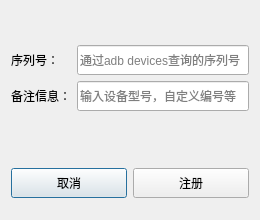
<?xml version="1.0" encoding="UTF-8"?>
<ui version="4.0">
 <class>diag_register_device</class>
 <widget class="QDialog" name="diag_register_device">
  <property name="geometry">
   <rect>
    <x>0</x>
    <y>0</y>
    <width>260</width>
    <height>220</height>
   </rect>
  </property>
  <property name="sizePolicy">
   <sizepolicy hsizetype="Fixed" vsizetype="Fixed">
    <horstretch>0</horstretch>
    <verstretch>0</verstretch>
   </sizepolicy>
  </property>
  <property name="minimumSize">
   <size>
    <width>260</width>
    <height>220</height>
   </size>
  </property>
  <property name="maximumSize">
   <size>
    <width>260</width>
    <height>220</height>
   </size>
  </property>
  <property name="windowTitle">
   <string>注册设备</string>
  </property>
  <layout class="QVBoxLayout" name="verticalLayout_3">
   <item>
    <layout class="QHBoxLayout" name="horizontalLayout">
     <property name="topMargin">
      <number>23</number>
     </property>
     <property name="bottomMargin">
      <number>40</number>
     </property>
     <item>
      <layout class="QVBoxLayout" name="verticalLayout_2">
       <item>
        <widget class="QLabel" name="name_label">
         <property name="text">
          <string>序列号：</string>
         </property>
        </widget>
       </item>
       <item>
        <widget class="QLabel" name="cmd_label">
         <property name="text">
          <string>备注信息：</string>
         </property>
        </widget>
       </item>
      </layout>
     </item>
     <item>
      <layout class="QVBoxLayout" name="verticalLayout">
       <item>
        <widget class="QLineEdit" name="diag_input_serial">
         <property name="minimumSize">
          <size>
           <width>0</width>
           <height>30</height>
          </size>
         </property>
         <property name="maximumSize">
          <size>
           <width>16777215</width>
           <height>30</height>
          </size>
         </property>
         <property name="placeholderText">
          <string>通过adb devices查询的序列号</string>
         </property>
        </widget>
       </item>
       <item>
        <widget class="QLineEdit" name="diag_input_note">
         <property name="minimumSize">
          <size>
           <width>0</width>
           <height>30</height>
          </size>
         </property>
         <property name="maximumSize">
          <size>
           <width>16777215</width>
           <height>30</height>
          </size>
         </property>
         <property name="placeholderText">
          <string>输入设备型号，自定义编号等</string>
         </property>
        </widget>
       </item>
      </layout>
     </item>
    </layout>
   </item>
   <item>
    <layout class="QHBoxLayout" name="horizontalLayout_2">
     <item>
      <widget class="QPushButton" name="btn_cancel_device">
       <property name="minimumSize">
        <size>
         <width>0</width>
         <height>30</height>
        </size>
       </property>
       <property name="maximumSize">
        <size>
         <width>16777215</width>
         <height>30</height>
        </size>
       </property>
       <property name="text">
        <string>取消</string>
       </property>
       <property name="flat">
        <bool>false</bool>
       </property>
      </widget>
     </item>
     <item>
      <widget class="QPushButton" name="btn_register_device">
       <property name="minimumSize">
        <size>
         <width>0</width>
         <height>30</height>
        </size>
       </property>
       <property name="maximumSize">
        <size>
         <width>16777215</width>
         <height>30</height>
        </size>
       </property>
       <property name="text">
        <string>注册</string>
       </property>
      </widget>
     </item>
    </layout>
   </item>
  </layout>
 </widget>
 <resources/>
 <connections/>
</ui>
